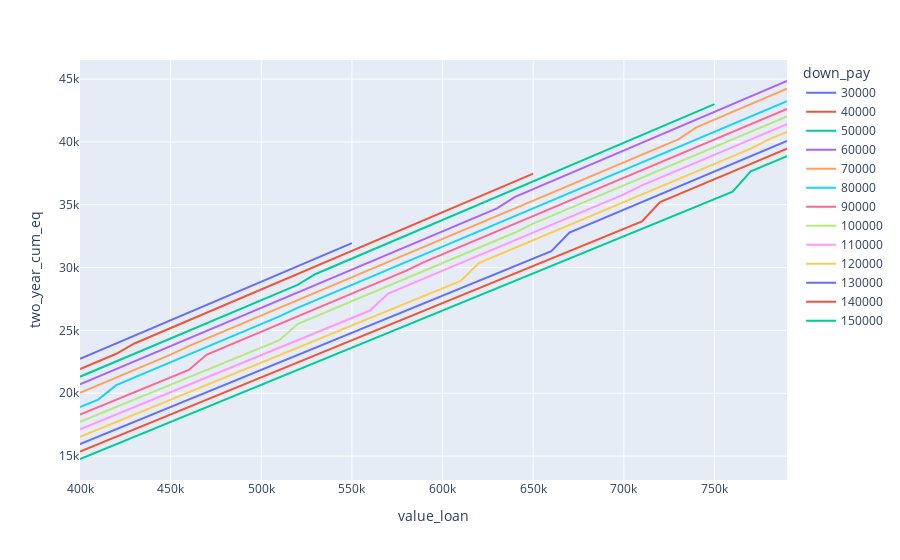

Notebook code cell kept with this figure:
### Code cell
Mort.plot_x_value_loan("two_year_cum_eq", "down_pay")
